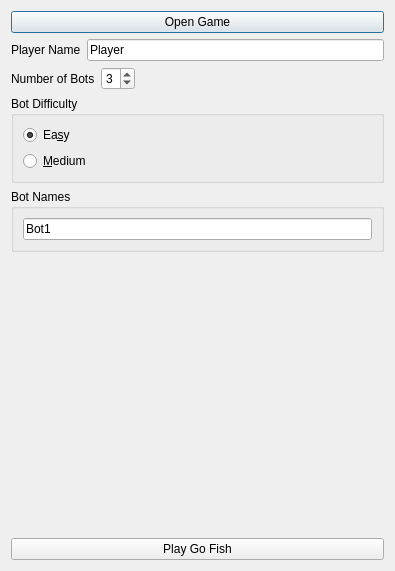
<?xml version="1.0" encoding="UTF-8"?>
<ui version="4.0">
 <class>SetupDialog</class>
 <widget class="QDialog" name="SetupDialog">
  <property name="geometry">
   <rect>
    <x>0</x>
    <y>0</y>
    <width>395</width>
    <height>571</height>
   </rect>
  </property>
  <property name="windowTitle">
   <string>Dialog</string>
  </property>
  <layout class="QVBoxLayout" name="verticalLayout">
   <item>
    <widget class="QPushButton" name="btn_open">
     <property name="text">
      <string>Open Game</string>
     </property>
    </widget>
   </item>
   <item>
    <layout class="QHBoxLayout" name="horizontalLayout">
     <item>
      <widget class="QLabel" name="label">
       <property name="text">
        <string>Player Name</string>
       </property>
      </widget>
     </item>
     <item>
      <widget class="QLineEdit" name="edit_player_name">
       <property name="text">
        <string>Player</string>
       </property>
      </widget>
     </item>
    </layout>
   </item>
   <item>
    <layout class="QHBoxLayout" name="horizontalLayout_2">
     <item>
      <widget class="QLabel" name="label_2">
       <property name="text">
        <string>Number of Bots</string>
       </property>
      </widget>
     </item>
     <item>
      <widget class="QSpinBox" name="spin_num_bots">
       <property name="minimum">
        <number>1</number>
       </property>
       <property name="maximum">
        <number>5</number>
       </property>
       <property name="value">
        <number>3</number>
       </property>
      </widget>
     </item>
     <item>
      <spacer name="horizontalSpacer">
       <property name="orientation">
        <enum>Qt::Horizontal</enum>
       </property>
       <property name="sizeHint" stdset="0">
        <size>
         <width>40</width>
         <height>20</height>
        </size>
       </property>
      </spacer>
     </item>
    </layout>
   </item>
   <item>
    <widget class="QGroupBox" name="grp_difficulty">
     <property name="title">
      <string>Bot Difficulty</string>
     </property>
     <layout class="QVBoxLayout" name="verticalLayout_2">
      <item>
       <widget class="QRadioButton" name="radio_easy">
        <property name="text">
         <string>Ea&amp;sy</string>
        </property>
        <property name="checked">
         <bool>true</bool>
        </property>
       </widget>
      </item>
      <item>
       <widget class="QRadioButton" name="radio_medium">
        <property name="text">
         <string>&amp;Medium</string>
        </property>
       </widget>
      </item>
     </layout>
    </widget>
   </item>
   <item>
    <widget class="QGroupBox" name="grp_bot_names">
     <property name="title">
      <string>Bot Names</string>
     </property>
     <layout class="QVBoxLayout" name="lyout_bot_names">
      <item>
       <widget class="QLineEdit" name="lineEdit_2">
        <property name="text">
         <string>Bot1</string>
        </property>
       </widget>
      </item>
     </layout>
    </widget>
   </item>
   <item>
    <spacer name="verticalSpacer">
     <property name="orientation">
      <enum>Qt::Vertical</enum>
     </property>
     <property name="sizeHint" stdset="0">
      <size>
       <width>20</width>
       <height>40</height>
      </size>
     </property>
    </spacer>
   </item>
   <item>
    <widget class="QPushButton" name="btn_play">
     <property name="text">
      <string>Play Go Fish</string>
     </property>
    </widget>
   </item>
  </layout>
 </widget>
 <tabstops>
  <tabstop>edit_player_name</tabstop>
  <tabstop>spin_num_bots</tabstop>
  <tabstop>lineEdit_2</tabstop>
  <tabstop>btn_play</tabstop>
  <tabstop>btn_open</tabstop>
 </tabstops>
 <resources/>
 <connections/>
</ui>
